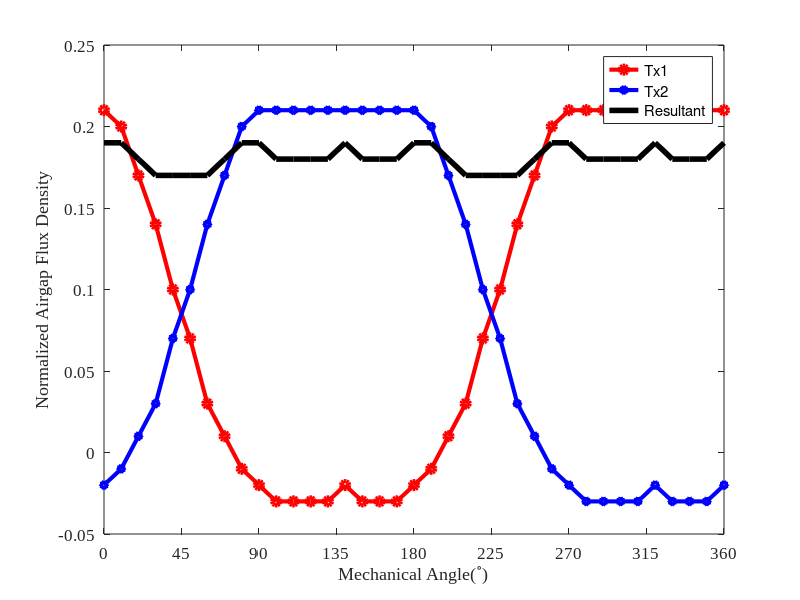
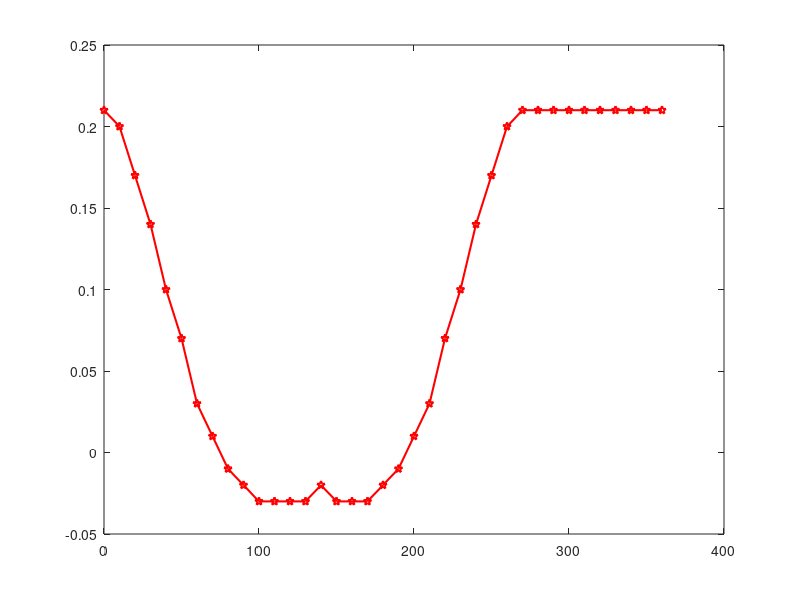

MATLAB code to generate these figures, in order: (Note: this script raises an error after producing the figures.)
load('bended_airgap.mat')
%%

% bended_p1_total=bended_p1_total/max(bended_p1_total);
% bended_p2_total=bended_p2_total/max(bended_p2_total);
figure()
plot(bended_angle,bended_p1_total,'-or','LineWidth',3);
hold on;
plot(bended_angle,bended_p2_total,'-pb','LineWidth',3);
hold on ;
plot(bended_angle,(bended_p2_total+bended_p1_total),'k','LineWidth',4);
xlim([0 360])

ylabel({'Normalized Airgap Flux Density'},'FontName','Times New Roman');
xlabel({'Mechanical Angle(^\circ)'},'FontName','Times New Roman');
set(gca,'FontName','Times New Roman','FontSize',12,'XTick',...
    [0 45 90 135 180 225 270 315 360]);
legend('Tx1','Tx2','Resultant');
set(legend,'Location','best');
%% bunda sinusler, 2 tane 90 derece shiftli seconder var 
seconder1=bended_p2_total(1:end-1)+bended_p1_total(1:end-1);
seconder2=[seconder1(10:end),seconder1(1:9)];
seconder3=[seconder2(10:end),seconder2(1:9)];
seconder4=[seconder3(10:end),seconder3(1:9)];

seconder1=[seconder1(1:end),seconder1(end)];
seconder2=[seconder2(1:end),seconder2(end)];
seconder3=[seconder3(1:end),seconder3(end)];
seconder4=[seconder4(1:end),seconder4(end)];

figure()
p1=plot(bended_angle(1:end),bended_p1_total(1:end),'-pr','LineWidth',1.5);
p1.Color(4) = 0.5;
hold on;
p2=plot(bended_angle(1:end),bended_p2_total(1:end),'-pg','LineWidth',1.5);
p2.Color(4) = 0.5;
hold on;
plot(bended_angle(1:end),seconder1,'-ok','LineWidth',2);
hold on;
plot(bended_angle(1:end),seconder2,'-ob','LineWidth',2);
hold on;
% plot(bended_angle(1:end-1),seconder3,'-c*','LineWidth',1);
% hold on;
% plot(bended_angle(1:end-1),seconder4,'-gs','LineWidth',1);
xlim([0 360])

ylabel({'Coupling Coefficient'},'FontName','Times New Roman');
xlabel({'Mechanical Angle(^\circ)'},'FontName','Times New Roman');
set(gca,'FontName','Times New Roman','FontSize',15,'XTick',...
    [0 45 90 135 180 225 270 315 360]);
% grid on;
legend({'Tx1-Rx1','Tx2-Rx1','Rx1-Resultant','Rx2-Resultant'},'FontName','Times New Roman','FontSize',12);
% ylim([0 1])
set(legend,'Location','best');

%% Delta M 

figure()
plot(bended_angle(1:end-1),seconder1-seconder2,'-pb','LineWidth',2);
hold on;
plot(bended_angle(1:end-1),seconder1-seconder3,'-or','LineWidth',2);
hold on;
plot(bended_angle(1:end-1),seconder1-seconder4,'-c*','LineWidth',1);
xlim([0 360])

ylabel({''},'FontName','Times New Roman');
xlabel({'Mechanical Angle(^\circ)'},'FontName','Times New Roman');
set(gca,'FontName','Times New Roman','FontSize',12,'XTick',...
    [0 45 90 135 180 225 270 315 360]);
ylim([0 0.25])

%%
bended_p1_total1=bended_p1_total(1:end-1)+[bended_p1_total(10:end-1),bended_p1_total(1:9)]+...
    [bended_p1_total(19:end-1),bended_p1_total(1:18)]+...
    [bended_p1_total(28:end-1),bended_p1_total(1:27)];
bended_p2_total1=[bended_p1_total1(19:end),bended_p1_total1(1:18)];
bended_p1_total1=[bended_p1_total1,bended_p1_total1(1)];
bended_p2_total1=[bended_p2_total1,bended_p2_total1(1)];
%% primer grafiği böyle olucak
figure()
p1=plot(bended_angle(1:end),bended_p1_total(1:end),'-pm','LineWidth',1.5);
p1.Color(4) = 0.5;
hold on;
p2=plot(bended_angle(1:end),[bended_p1_total(9:end),bended_p1_total(1:8)],'-pr','LineWidth',1.5);
hold on;
p2.Color(4) = 0.5;
p3=plot(bended_angle(1:end),[bended_p1_total(18:end),bended_p1_total(1:17)],'-pb','LineWidth',1.5);
hold on;
p3.Color(4) = 0.5;
p4=plot(bended_angle(1:end),  [bended_p1_total(27:end),bended_p1_total(1:26)],'-pg','LineWidth',1.5);
hold on;
p4.Color(4) = 0.5;
plot(bended_angle(1:end),bended_p1_total1,'k','LineWidth',2);
hold on;
plot(bended_angle(1:end),bended_p2_total1,'ko','LineWidth',1);
xlim([0 360])

ylabel({'Coupling Coefficient'},'FontName','Times New Roman');
xlabel({'Mechanical Angle(^\circ)'},'FontName','Times New Roman');
set(gca,'FontName','Times New Roman','FontSize',15,'XTick',...
    [0 45 90 135 180 225 270 315 360]);
legend({'Tx1-Rx1','Tx1-Rx2','Tx1-Rx3','Tx1-Rx4','Tx1-Resultant','Tx2-Resultant'},'FontName','Times New Roman','FontSize',12);
% ylim([0 1])
set(legend,'Location','best');
